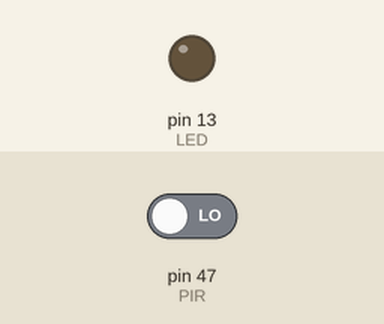
Simulated run of this sketch. Board: Arduino Mega 2560, built with avr-gcc and run on an emulated ATmega2560. Parts: output pins drawn as LEDs (lit = HIGH). The test bench sets the inputs (shaded band); at power-on: pin 47 (PIR) LOW.

Above: at 1.2 s.
1.3 s: pin 47 (PIR) driven HIGH
At 2.1 s:
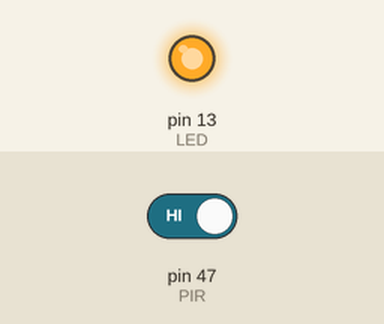
2.8 s: pin 47 (PIR) driven LOW
At 3.3 s:
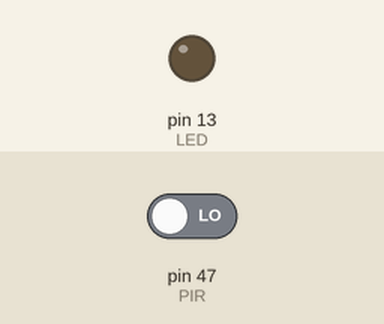
Timing chart, 0 to 5.8 s (numbered marks = the images above; inputs shaded):
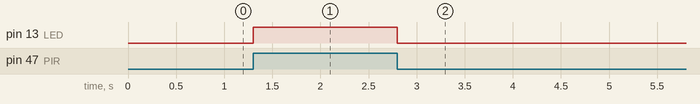

The sketch:

lesson_5.2.ino
```cpp
/*
  keyestudio smart RV
  lesson 5.2
  PIR
  http://www.keyestudio.com
*/

//PIR Motion Sensor
#define PIR  47   //PIR pin to D47
#define LED  13   //LED pin to D13
void setup()
{
  pinMode(LED, OUTPUT); //set LED to OUTPUT
  pinMode(PIR, INPUT); //set PIR motion sensor to INPUT

}
void loop ()
{
  int val = digitalRead(PIR); //set val to the value read by sensor
  if (val == 1) {   //People is detected
    digitalWrite(LED, HIGH); //turn on LED
  }
  else {
    digitalWrite(LED, LOW); //otherwise, lED will be off
  }

}
```

Measured:
- after the input at 1.3 s, pin 13 (LED): LOW → HIGH at once
- after the input at 2.8 s, pin 13 (LED): HIGH → LOW at once
